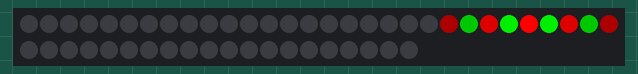
Simulated run of this sketch. Board: Arduino Uno, built with avr-gcc and run on an emulated ATmega328P. Shown: 50 RGB LEDs in strip order, left to right, continuing on the next row. What the sketch prints to the serial monitor is not drawn.

Above: at 0.15 s.
At 4.16 s:
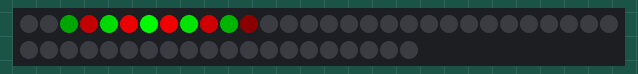
At 8.92 s:
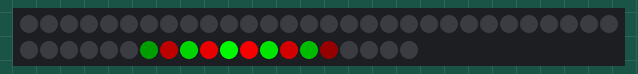
At 17.43 s:
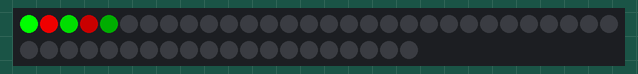
At 28.07 s:
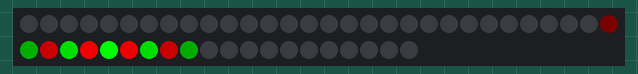
At 39.41 s:
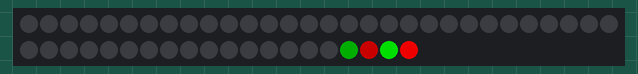

The sketch:

sketch_lightgrid.ino
```cpp
#include "FastLED.h"

// FastLED vars
#define LED_COUNT 50
#define LED_DATA_PIN 6
CRGB leds[LED_COUNT];

void setup() {

    // Begin serial
    Serial.begin(9600);
    Serial.println("Loaded Lightgrid v1");

    // Setup FastLED
    pinMode(LED_DATA_PIN, OUTPUT);
    FastLED.addLeds<WS2811, LED_DATA_PIN, RGB>(leds, LED_COUNT);

}

int counter = 0;
float fadeAmt = 0.0;
void loop() {

  // Adjust fade
  float time = millis();
  float fadeAmt = (1 + sin(time / 1000.0)) / 2;

  // Position
  int drift = 5;
  float pos = fadeAmt * LED_COUNT;

  // Set all
  for (int i = 0 ; i < LED_COUNT ; i++) {

    // Set color
    leds[i].r = 255;
    leds[i].g = 0;
    leds[i].b = 0;
    if (i % 2 == 0) {
      leds[i].g = leds[i].r;
      leds[i].r = 0;
    }

    // Opacity based on position
    float opacity = max(0, min(1, 1 - abs(i - pos) / drift));
    leds[i].r *= opacity;
    leds[i].g *= opacity;
    leds[i].b *= opacity;

  }

    // Set all off
    // for (int i = 0 ; i < LED_COUNT ; i++) leds[i] = CRGB::Black;

    // // Set one LED on
    // counter++;
    // if (counter >= LED_COUNT) counter = 0;
    // leds[counter] = counter % 2 ? CRGB::Red : CRGB::Green;

    // Show it
    FastLED.show();
    delay(10);

}
```
